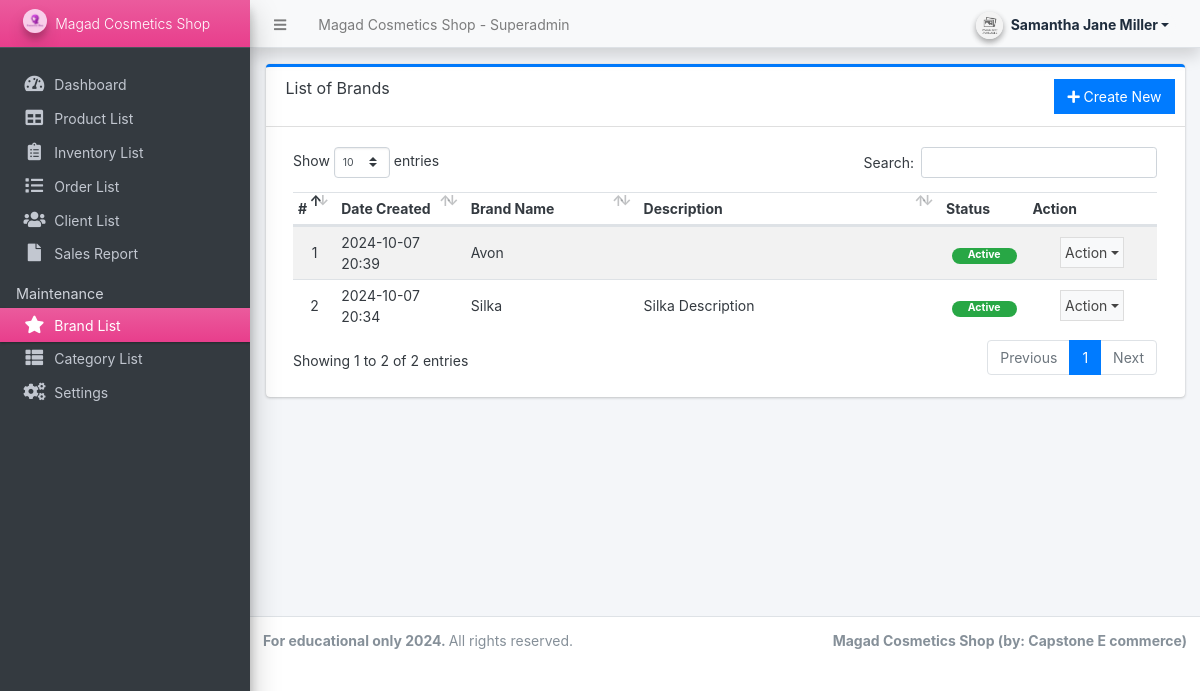
Before: /superadmin/?page=maintenance/brand (signed in) with the older database file.
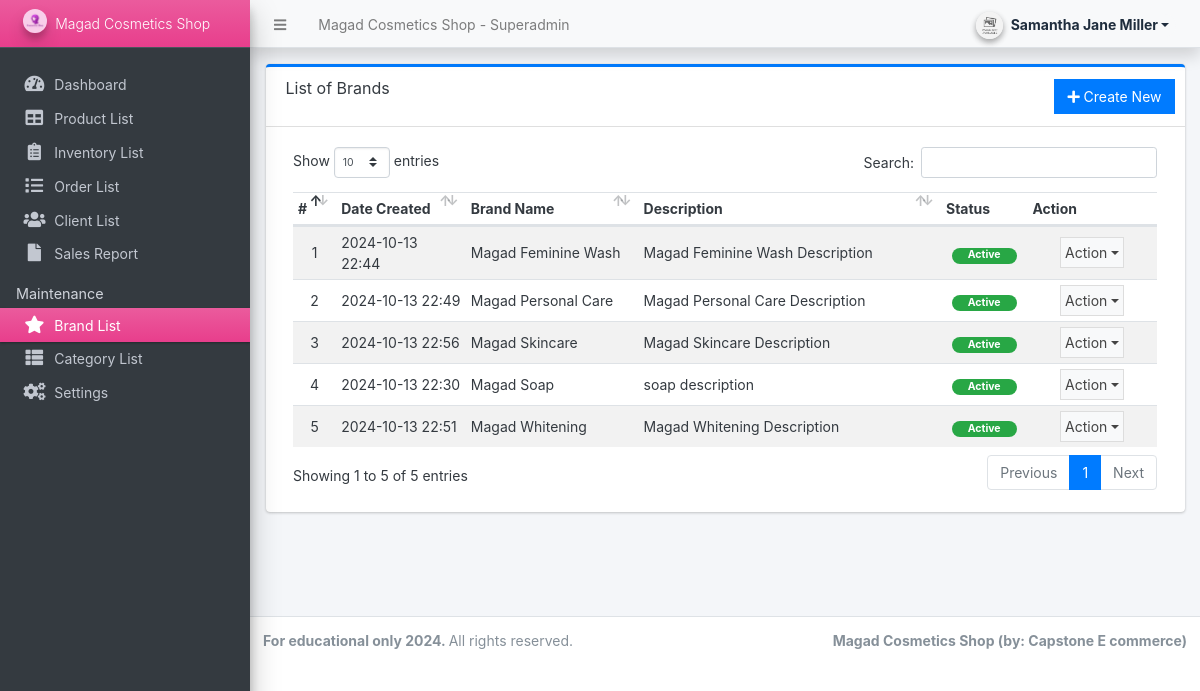
After: the same page with the newer database file.
### tables this page shows
CREATE TABLE `brands` (
  `id` int(30) NOT NULL,
  `user_id_brand` int(11) NOT NULL,
  `name` varchar(250) NOT NULL,
  `description` text DEFAULT NULL,
  `image_path` text DEFAULT NULL,
  `status` tinyint(1) NOT NULL DEFAULT 1,
  `delete_flag` tinyint(1) NOT NULL DEFAULT 0,
  `date_created` datetime NOT NULL DEFAULT current_timestamp()
);

### classes/DBConnection.php (called while the page is built, shortened)
<?php
class DBConnection
{
    private $host = 'localhost';
    private $username = 'root';
    private $password = '';
    private $database = 'cosmetics';
    public $conn;
    public function __construct()
    {
        if (!isset($this->conn)) {
            $this->conn = new mysqli($this->host, $this->username, $this->password, $this->database);
        }
    }
}

### classes/SystemSettings.php (called while the page is built, shortened)
<?php
class SystemSettings extends DBConnection
{
	function info($field = '')
	{
		if (!empty($field)) {
			if (isset($_SESSION['system_info'][$field]))
				return $_SESSION['system_info'][$field];
			else
				return false;
		} else {
			return false;
		}
	}
}
$_settings = new SystemSettings();

### config.php (called while the page is built, shortened)
<?php
require_once('classes/DBConnection.php');
require_once('classes/SystemSettings.php');
function validate_image($file)
{
    if (!empty($file)) {
        $ex = explode("?", $file);
        $file = $ex[0];
        $ts = isset($ex[1]) ? "?" . $ex[1] : '';
        if (is_file(base_app . $file)) {
            return base_url . $file . $ts;
        } else {
            return base_url . 'dist/img/no-image-available.png';
        }
    } else {
        return base_url . 'dist/img/no-image-available.png';
    }
}

### superadmin/maintenance/brand.php (the view, shortened to what the changed rows need)
<div class="card card-outline card-primary">
	<div class="card-header">
		<h3 class="card-title">List of Brands</h3>
		<div class="card-tools">
			<a href="javascript:void(0)" id="create_new" class="btn btn-flat btn-primary"><span class="fas fa-plus"></span>  Create New</a>
		</div>
	</div>
	<div class="card-body">
        <div class="container-fluid">
			<table class="table table-hover table-striped" id="list">
				<colgroup>
					<col width="5%">
					<col width="15%">
					<col width="20%">
					<col width="35%">
					<col width="10%">
					<col width="15%">
				</colgroup>
				<thead>
					<tr>
						<th>#</th>
						<th>Date Created</th>
						<th>Brand Name</th>
						<th>Description</th>
						<th>Status</th>
						<th>Action</th>
					</tr>
				</thead>
				<tbody>
					<?php
					$i = 1;
						$qry = $conn->query("SELECT * from `brands` where delete_flag = 0 order by `name` asc ");
						while($row = $qry->fetch_assoc()):
                            $row['description'] = strip_tags(stripslashes(html_entity_decode($row['description'])));
					?>
						<tr>
							<td class="text-center"><?php echo $i++; ?></td>
							<td><?php echo date("Y-m-d H:i",strtotime($row['date_created'])) ?></td>
							<td><?php echo $row['name'] ?></td>
							<td ><p class="truncate-1 m-0"><?php echo $row['description'] ?></p></td>
							<td class="text-center">
                                <?php if($row['status'] == 1): ?>
                                    <span class="badge badge-success px-3 rounded-pill">Active</span>
                                <?php else: ?>
                                    <span class="badge badge-danger px-3 rounded-pill">Inactive</span>
                                <?php endif; ?>
                            </td>
							<td align="center">
								 <button type="button" class="btn btn-flat p-1 btn-default btn-sm dropdown-toggle dropdown-icon" data-toggle="dropdown">
				                  		Action
				                  </button>
							</td>
						</tr>
					<?php endwhile; ?>
				</tbody>
			</table>
		</div>
	</div>
</div>

### superadmin/inc/navigation.php (shortened to what the changed rows need)
<aside class="main-sidebar sidebar-dark-pink elevation-4 sidebar-no-expand">
  <a href="<?php echo base_url ?>superadmin" class="brand-link bg-gradient-pink text-sm">
    <img src="<?php echo validate_image($_settings->info('logo')) ?>" alt="Store Logo" class="brand-image img-circle elevation-3" style="opacity: .8;width: 1.5rem;height: 1.5rem;max-height: unset">
    <span class="brand-text font-weight-light"><?php echo $_settings->info('short_name') ?></span>
  </a>
</aside>

Changed rows visible on the page:
removed brands: date_created "2024-10-07 20:39", name "Avon", status "Active"
removed brands: date_created "2024-10-07 20:34", name "Silka", description "Silka Description", status "Active"
added brands: date_created "2024-10-13 22:44", name "Magad Feminine Wash", description "Magad Feminine Wash Description", status "Active"
added brands: date_created "2024-10-13 22:49", name "Magad Personal Care", description "Magad Personal Care Description", status "Active"
added brands: date_created "2024-10-13 22:56", name "Magad Skincare", description "Magad Skincare Description", status "Active"
added brands: date_created "2024-10-13 22:30", name "Magad Soap", description "soap description", status "Active"
added brands: date_created "2024-10-13 22:51", name "Magad Whitening", description "Magad Whitening Description", status "Active"
Other visible differences:
text written by a page script: "Show entries Search: Showing 1 to 2 of 2 entries Previous 1 Next" → "Show entries Search: Showing 1 to 5 of 5 entries Previous 1 Next"
